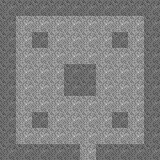

This game map was drawn from its Tiled (.tmx) file and the tilesets committed beside it. A one-line description and the trimmed map source follow:
An orthogonal 10x10 tile map with 16x16 px tiles, 3 tile layers (below, sprite_layer, above) and 3 objects (entrance, floor_entity, npc).

<map version="1.0" orientation="orthogonal" renderorder="right-down" width="10" height="10" tilewidth="16" tileheight="16" nextobjectid="17">
 <tileset firstgid="1" name="16x16" tilewidth="16" tileheight="16" tilecount="1920" columns="32">
  <image source="../images/tilesets/16x16.bmp" width="512" height="960" />
 </tileset>
 <layer name="below" width="10" height="10">
  <data>[100 cells, 100 non-empty, 2 distinct tile ids]</data>
 </layer>
 <layer name="sprite_layer" width="10" height="10">
  <data>[100 cells, 0 non-empty, 0 distinct tile ids]</data>
 </layer>
 <layer name="above" width="10" height="10">
  <data>[100 cells, 0 non-empty, 0 distinct tile ids]</data>
 </layer>
 <objectgroup name="objects">
  <object id="7" name="from_starting_map" type="entrance" x="80" y="128" width="16" height="16">
   <properties>
    <property name="facing" value="down" />
   </properties>
  </object>
  <object id="15" name="to_starting_map" type="floor_entity" x="80" y="144" width="16" height="16">
   <properties>
    <property name="action_xml" value="map_2-to-start.xml" />
   </properties>
  </object>
  <object id="16" name="Roberto the Talker" type="npc" x="80" y="48" width="16" height="16">
   <properties>
    <property name="accessory1" value="accessory_id" />
    <property name="accessory2" value="accessory2_id" />
    <property name="action_xml" value="roberto.xml" />
    <property name="body" value="armor_id" />
    <property name="current_guard" value="10" />
    <property name="current_hit_points" value="40" />
    <property name="current_power" value="10" />
    <property name="current_speed" value="10" />
    <property name="current_spirit" value="10" />
    <property name="current_spirit_points" value="25" />
    <property name="soul_compat_range" type="int" value="2" />
    <property name="soul_compat_value" type="int" value="1" />
    <property name="damage" value="10" />
    <property name="faction" value="neutral" />
    <property name="full_guard" value="10" />
    <property name="full_hit_points" value="50" />
    <property name="full_power" value="10" />
    <property name="full_speed" value="10" />
    <property name="full_spirit" value="10" />
    <property name="full_spirit_points" value="50" />
    <property name="head" value="helmet_id" />
    <property name="id" value="abc" />
    <property name="left_hand" value="sword_id" />
    <property name="right_hand" value="shield_id" />
    <property name="sprite" value="clyde" />
   </properties>
  </object>
 </objectgroup>
</map>
